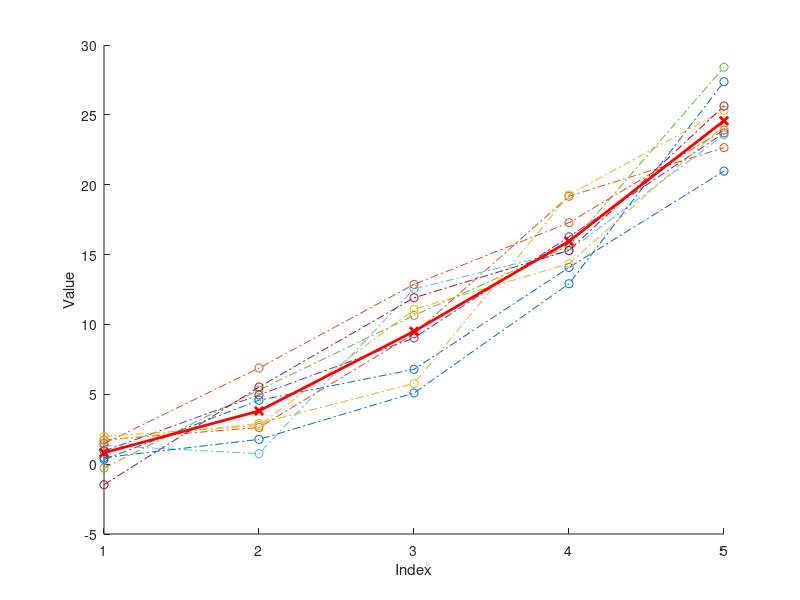
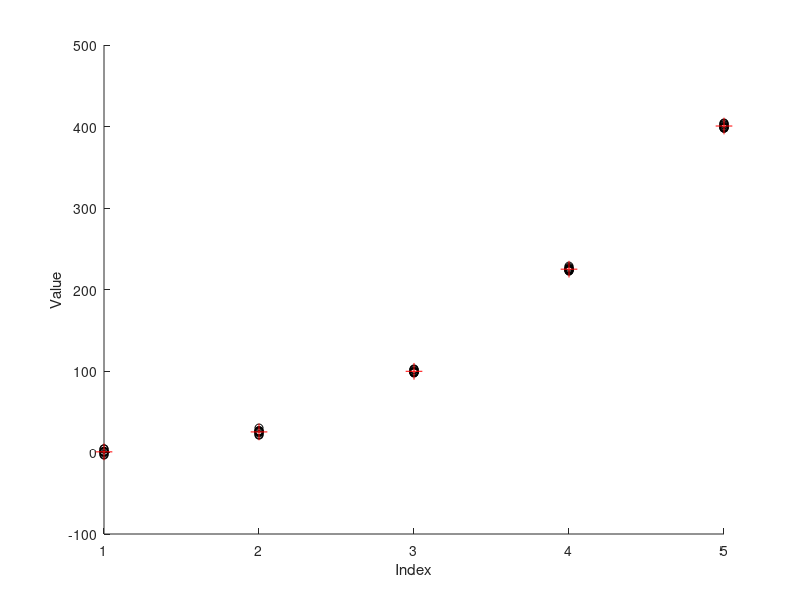

Source code (MATLAB) for these figures, in order:
%% Introduction To Iterations And Vectorization
% In this document we will cover the basics of iterative coding.
%%% 
% Often, it is desirable to recycle a piece of code, or apply some operation 
% to each element of an array. As we saw in the introductory materials for array 
% operations, there are a number of built-in ways MATLAB provides for 
% achieving even complex cases of iterative coding. These built-in methods are 
% examples of how MATLAB is a vectorized language. That means you can simply call 
% the function or operator on the array it will perform it along a specified dimension. 
% In other programming languages, vectorization is a task for the coder. For the 
% Python aficionado, you would know this from the iconic list expansion or list 
% comprehension, which is just a for loop wrapped in syntactic sugar. I digress.
% 
% Although most of the vectorization is handled by MATLAB, there are cases where 
% vectorization is simply not possible or optimal. So it is important to understand 
% how to iterate an operation and produce an organized looping algorithm. Let's 
% get to it.
%% Loops that update a value
% If you were given the task to sum a set of values and you were not allowed to use a
% built-in function to do so, such as |sum|, you might be tempted to simply add all
% the values up with the |+| operator. This would be very tedious for sets with many
% elements and prone to human error (the most common error). Let's say you were given
% 100 random integers in a variable called |values| and you were tasked with summing
% them all and storing the sum in a variable called |summedValues|.
%


%!
rng(1925);
values = randi([1,20],100,1); % column vector

%%% 
% With the principals of indexing you might be tempted to do something like:
%

%!
summedValues = 0; % initialize the variable as 0
summedValues = summedValues + values(1);
summedValues = summedValues + values(2);
summedValues = summedValues + values(3);
summedValues = summedValues + values(4);
summedValues = summedValues + values(5);
summedValues = summedValues + values(6);
% and so on...

%%% 
% In the end you would have 101 lines of code that looked incredibly similar, and
% your hand might be cramped from all the copy-paste actions.
% 
% Enter, *Loop Control Statements*!
%
% Loop control statements allow repeated execution of a block of code. MATLAB (R) has
% 2 types of loops, the for-loop and the while-loop. These loops are designated
% conveniently with the keywords |for| and |while|. As with any other keyword in
% MATLAB, they must be terminated with an |end| keyword. This means any code placed
% between |for| or |while| and the next |end| will be repeatedly run until either the
% number of iterations is reached, or until a watched condition changes. For example,
% we will use each loop type to demonstrate the differences between |for| and |while|
% loops.
%
%%% *FOR*
%
% |for| statements loop a specified number of times, keeping track of an iterator
% varaible with each iteration. Usually we consider this as an incremental iteration,
% but that kind of nomenclature hides the full power of the for loop iterator
% variable.
%
% With the |for| loop, we can set the iterator to just about anything we want. In
% this case, we want the iterator variable, which we'll call |iterator|, to simply
% become the indexing value for each of the indices in our |values| vector.
% 


%!
summedValues = 0; % re-initialize
for iterator = 1:numel(values) % iterator will be 1, then 2, ..., then numel(values)
  summedValues = summedValues + values( iterator );
end

% compare with the builtin function:
isequal(sum(values),summedValues)

%%%
% Notice how we update |summedValues| on each iteration just as we did above but
% stimply used an iterator instead of rewriting the code with only the index changed.
% We can use |for| in another way as well. In MATLAB, the iterator variable is
% defined by a row vector, that is it will only iterate in a row-wise manner. Armed
% with this information let's reduce our code footprint slightly.
% 

%!
summedValues = 0; % re-initialize
for value = values.'
  summedValues = summedValues + value;
end

% compare
isequal(sum(values),summedValues)

%%% 
% Notice how we can transpose |values| into a row vector and then the iterator,
% |value|, simple becomes each value, on after the other, until the last |value| in
% |values| is used.
%
%%% *WHILE*
% 
% |while| statements allow repeated execution of a block of code until the
% while-condition is false. That is, while some condition is |true|, run the code
% block over and over.
% 
% Now, you will see the following |while| loop construction a lot, but it is a stupid
% example of the power of |while| loops.
%

%!
summedValues = 0; % re-initialize
stupidUnnecessaryIterator = 1;
while stupidUnnecessaryIterator <= numel(values)
  % use the stupidUnnecessaryIterator as index to update sum
  summedValues = summedValues + values( stupidUnnecessaryIterator );
  % increment the stupidUnnecessaryIterator by 1
  stupidUnnecessaryIterator = stupidUnnecessaryIterator + 1;
end

% compare
isequal(sum(values),summedValues)


%%% 
% The above example is stupid, it is so much more work and way less readable that
% simply using a |for| loop. A better example is provided below. See if you can tell
% what is going on.
%


%!
valueCopy = values; % make copy of values to perform nondestructive analysis
summedValues = 0; % re-initialize
while ~isempty(valueCopy) % while valueCopy is not empty
  % update with the first index
  summedValues = summedValues + valueCopy(1);
  % drop the first index of values
  valueCopy(1) = [];
end

% compare
isequal(sum(values),summedValues)

%%% *Task 1*
% 
% Using a for loop, update two variables called |sumValues| and |valueCount| with the
% sum and count, respectively, of values. Use these values to then calculate the 
% mean of |values| and store the answer in a variable named |meanValues|. Disply the 
% output using |disp|. Recall that, generally speaking the arithmetic mean is 
% calculated by:
% 
% $$\bar{x}=\frac{1}{N}\sum_{i=1}^{N}x_i$$
% 
% where $i$ is the index and 
% $N$ is number of elements in $x$.
%


%@
sumValues = 0;
valueCount = 0;
for value = values'
  sumValues = sumValues + value;
  valueCount = valueCount + 1;
end

% calculate the mean
meanValues = sumValues / valueCount;

%!
% compare with builtin function
isequal(mean(values),meanValues)

%% Loops that calculate a new value
% We often need to perform some operation iteratively and keep track of the result
% generated on each iteration. The best way (at least in terms of readability) is to
% first initialize the storage variable and then populate it iteration by iteration.
% Generally speaking, we tend to have some idea how many iterations we will need for
% a process like this and so the |for| loop is usually the best approach.
% 
% To initialize a storage variable we simple create the variable with the appropriate
% type and size. For this example we will assume we have the following data matrix
% and we want to compute an average of each row.
% 

%!
rng(1984)
dataMatrix = randn(5,10) * 2 + ((1:5).^2).';
figure("color",[1,1,1]);
axes("nextplot",'add');
plot(1:5,dataMatrix,'-.o');
xlabel("Index");
ylabel("Value");

%%%
% Now, we can initialize our storage variable which will be a 5 element column
% vector. We can initialize it with any numeric value, it is good to make sure the
% initializing value won't interfere with any operations. In MATLAB, we can simply
% initialize as an empty matrix, i.e., |A = []|, but this doesn't allocate space in
% memory. Instead, since we know we are using numeric values, let's create an array
% of |NaN|, which are double-precision (see Data Types in the next module)
% not-a-number values.
%

%!
nRows = size(dataMatrix,1); % calculate the number of rows we will analyze
rowMeans = nan(nRows,1); % initialize
for row = 1:nRows % iterate of the row indices
  rowMeans(row) = mean(dataMatrix(row,:));
end
% append the line to the plot in thicker red
line(1:5,rowMeans,'color','r','linewidth',2,'marker','x');

% compare to builtin function
isequal(rowMeans,mean(dataMatrix,2))

%%% *Task 2* 
% Use the defined data vector, |datVec|, and grouping variable, |grpInds|, below.
% Produce a |groupMeans| column vector of means from |datVec| based on the |unique| 
% groups in |grpInds|. Store the unique groups in a variable called |groups|.
%

%!
rng(2022); % random seed
% construct random normal data vector
datVec = reshape(randn(10,5) * 2 + ((0:5:20).^2),1,[]); %row vector
% construct ordered grouping
grpInds = reshape(ones(10,1) * (1:5),1,[]);
% shuffle data
shuffleInds = randperm(50);
datVec = datVec(shuffleInds);
grpInds = grpInds(shuffleInds);
% plot the data
figure("color",[1,1,1]);
axes("nextplot",'add');
plot(grpInds,datVec,'ko');

%@
groups = unique(grpInds);
nGroups = numel(groups);
groupMeans = nan(nGroups,1);
for g = 1:nGroups
  group = groups(g);
  grpData = datVec(grpInds == group);
  groupMeans(g) = mean(grpData); %populate storage
end

%!
% Plot the group means 
line(groups,groupMeans,'linestyle','none','color','r','marker','+','markersize',12);
xlabel("Index");
ylabel("Value");

